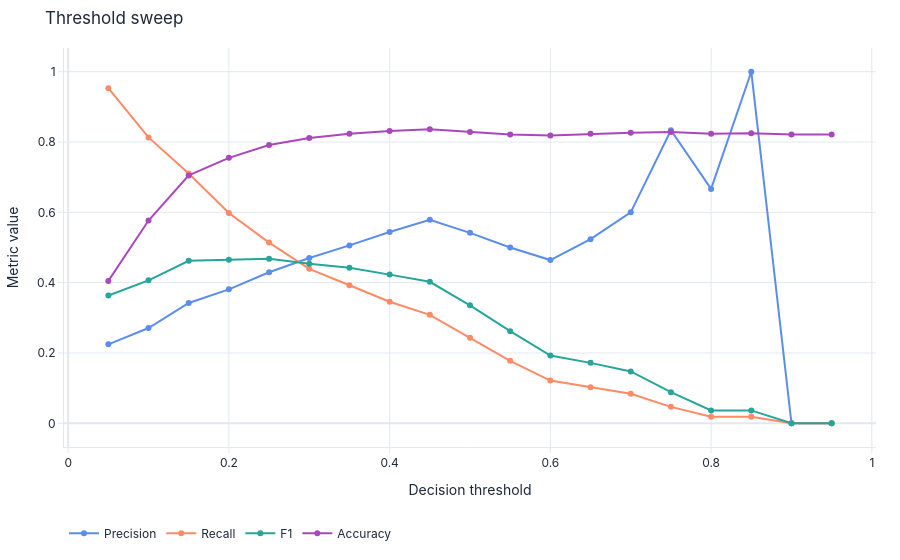

Notebook cell for this chart:
### Markdown cell above
## 8. El umbral de decisión

El modelo entrega una **probabilidad** de fuga; el **umbral** la convierte en un "sí/no" (por defecto,
0,5). Mover el umbral es una **palanca de negocio**: bajarlo captura más fugas (más recall) a costa de
más falsas alarmas; subirlo hace lo contrario. Este gráfico muestra cómo cambian las métricas según
dónde pongamos el corte.

### Code cell
exp.plot_model(mejor, plot='threshold')

### Figure 1 — Plotly figure (JSON) as saved in the notebook; plotly's stock layout.template omitted (floating-point values rounded to 4 significant figures)
{"data": [{"hovertemplate": "Threshold: %{x:.2f}<br>Precision: %{y:.3f}<extra></extra>", "line": {"color": "#5B8DEF", "width": 2}, "marker": {"size": 6}, "mode": "lines+markers", "name": "Precision", "type": "scatter", "x": [0.05, 0.1, 0.15, 0.2, 0.25, 0.3, 0.35, 0.4, 0.45, 0.5, 0.55, 0.6, 0.65, 0.7, 0.75, 0.8, 0.85, 0.9, 0.95], "y": [0.2247, 0.271, 0.3423, 0.381, 0.4297, 0.47, 0.506, 0.5441, 0.5789, 0.5417, 0.5, 0.4643, 0.5238, 0.6, 0.8333, 0.6667, 1.0, 0.0, 0.0]}, {"hovertemplate": "Threshold: %{x:.2f}<br>Recall: %{y:.3f}<extra></extra>", "line": {"color": "#FF8A65", "width": 2}, "marker": {"size": 6}, "mode": "lines+markers", "name": "Recall", "type": "scatter", "x": [0.05, 0.1, 0.15, 0.2, 0.25, 0.3, 0.35, 0.4, 0.45, 0.5, 0.55, 0.6, 0.65, 0.7, 0.75, 0.8, 0.85, 0.9, 0.95], "y": [0.9533, 0.8131, 0.7103, 0.5981, 0.514, 0.4393, 0.3925, 0.3458, 0.3084, 0.243, 0.1776, 0.1215, 0.1028, 0.08411, 0.04673, 0.01869, 0.01869, 0.0, 0.0]}, {"hovertemplate": "Threshold: %{x:.2f}<br>F1: %{y:.3f}<extra></extra>", "line": {"color": "#26A69A", "width": 2}, "marker": {"size": 6}, "mode": "lines+markers", "name": "F1", "type": "scatter", "x": [0.05, 0.1, 0.15, 0.2, 0.25, 0.3, 0.35, 0.4, 0.45, 0.5, 0.55, 0.6, 0.65, 0.7, 0.75, 0.8, 0.85, 0.9, 0.95], "y": [0.3636, 0.4065, 0.462, 0.4655, 0.4681, 0.4541, 0.4421, 0.4229, 0.4024, 0.3355, 0.2621, 0.1926, 0.1719, 0.1475, 0.0885, 0.03636, 0.0367, 0.0, 0.0]}, {"hovertemplate": "Threshold: %{x:.2f}<br>Accuracy: %{y:.3f}<extra></extra>", "line": {"color": "#AB47BC", "width": 2}, "marker": {"size": 6}, "mode": "lines+markers", "name": "Accuracy", "type": "scatter", "x": [0.05, 0.1, 0.15, 0.2, 0.25, 0.3, 0.35, 0.4, 0.45, 0.5, 0.55, 0.6, 0.65, 0.7, 0.75, 0.8, 0.85, 0.9, 0.95], "y": [0.405, 0.5767, 0.705, 0.755, 0.7917, 0.8117, 0.8233, 0.8317, 0.8367, 0.8283, 0.8217, 0.8183, 0.8233, 0.8267, 0.8283, 0.8233, 0.825, 0.8217, 0.8217]}], "layout": {"font": {"color": "#1E293B", "family": "Inter, system-ui, sans-serif", "size": 12}, "hoverlabel": {"bgcolor": "white", "bordercolor": "#E2E8F0", "font": {"family": "Inter, system-ui, sans-serif", "size": 12}}, "legend": {"bgcolor": "rgba(0,0,0,0)", "borderwidth": 0, "orientation": "h", "x": 0, "y": -0.18}, "margin": {"b": 48, "l": 56, "r": 24, "t": 48}, "paper_bgcolor": "rgba(0,0,0,0)", "plot_bgcolor": "rgba(0,0,0,0)", "showlegend": true, "title": {"text": "Threshold sweep"}, "xaxis": {"automargin": true, "gridcolor": "#E2E8F0", "linecolor": "#E2E8F0", "tickcolor": "#E2E8F0", "ticks": "outside", "title": {"text": "Decision threshold"}, "zerolinecolor": "#E2E8F0"}, "yaxis": {"automargin": true, "gridcolor": "#E2E8F0", "linecolor": "#E2E8F0", "tickcolor": "#E2E8F0", "ticks": "outside", "title": {"text": "Metric value"}, "zerolinecolor": "#E2E8F0"}}}
